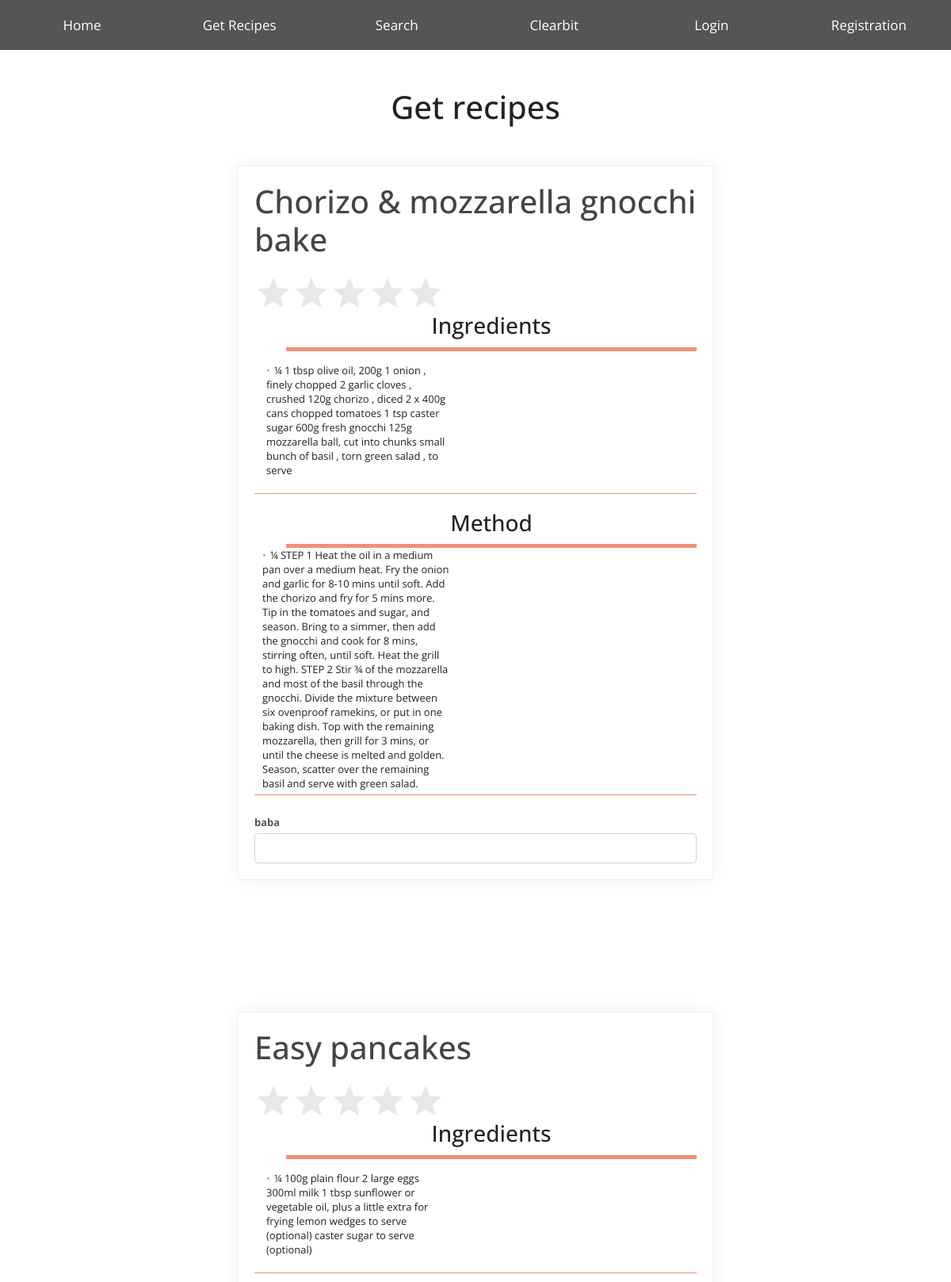
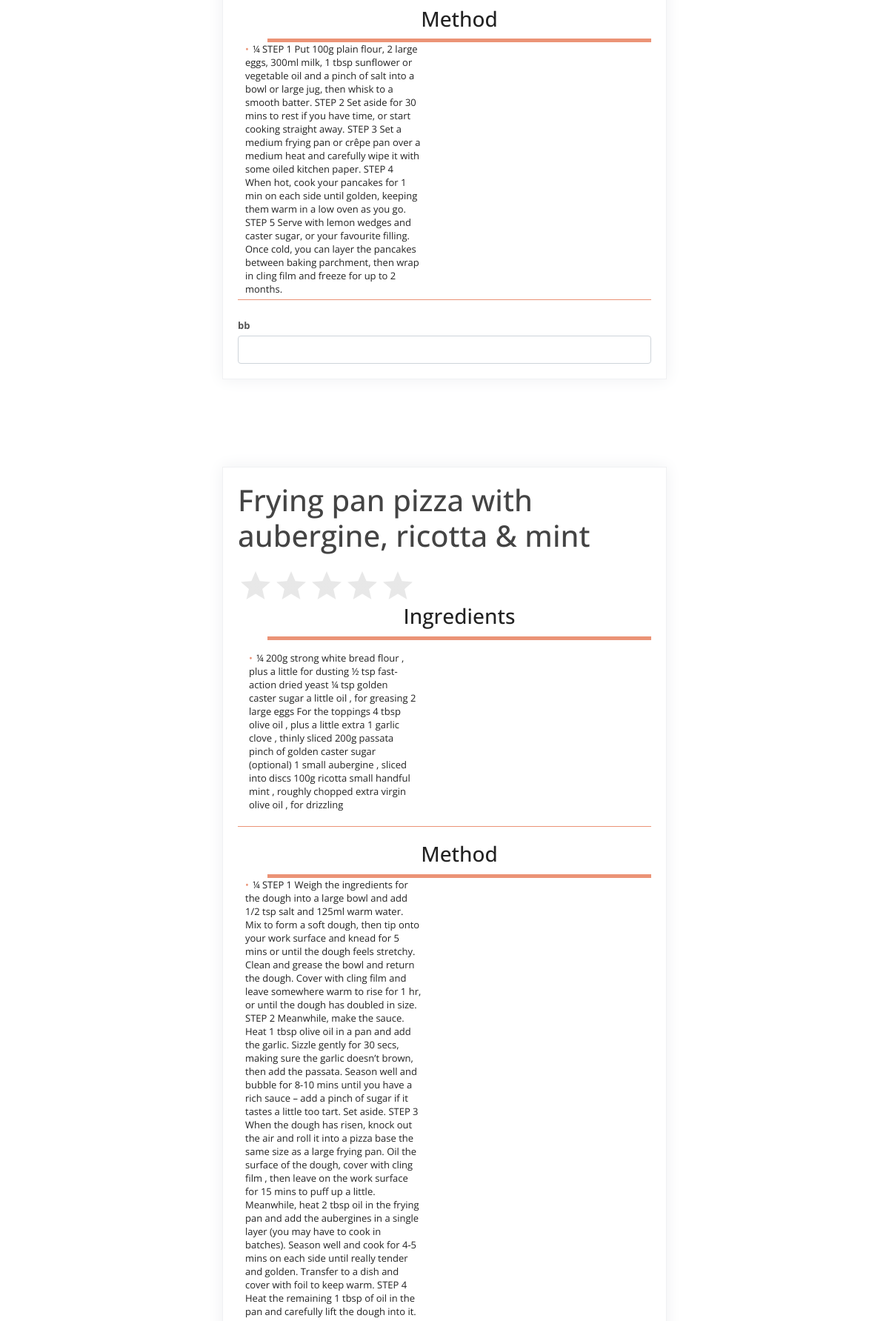
/get-recipes/ (upper part), run on the app's committed database (2 pictures, top to bottom).
### api/models.py (models this page shows, shortened)
class Recipes(models.Model):
    user = models.ForeignKey(User, on_delete=models.CASCADE, related_name="recipes", null=True)
    title = models.CharField(max_length=255)
    ingredient = models.TextField()
    recipe = models.TextField()
    author = models.CharField(default=User,max_length=255)
    rating = models.IntegerField()

### foodRecipes/views.py (the view)
# urls.py: path('get-recipes/', GetRecipe.as_view(), name="get-recipes"),
class GetRecipe(ListView):
    model = Recipes
    context_object_name = "recipe"
    template_name = "main/getRecipes.html"

### foodRecipes/templates/main/getRecipes.html (shortened to what this page needs)
{% extends 'main/base.html' %}
{% block content %}
{% load crispy_forms_tags %}
    <div class="container py-5">
        <h1 style="text-align: center;">Get recipes</h1>
        {% for i in recipe %}
        <div class='recipe-card' id="myForm">
            <div class="recipe-card__body">
                <h1 class="recipe-card__heading">{{i.title}}</h1>
                <div id="containerIntro">
                    <input
                    class="rating"
                    max="5"
                    readonly
                    step="0.01"
                    style="--fill:#777;--value:{{i.rating}}"
                    type="range"
                    value="3.37">
                </div>
                <ul class="recipe-card__nav">
                    <ol style="text-align: center;">
                        <h3 class="active">Ingredients</h3>
                    </ol>
                    <ul class="recipe-card__ingredients" style="margin: 15px;">
                        <li>&frac14; {{i.ingredient}}</li>
                    </ul>
                </ul>
                <ul class="recipe-card__nav">
                    <ol style="text-align: center;">
                        <h3 class="active">Method</h3>
                    </ol>
                    <ul class="recipe-card__ingredients">
                        <li>&frac14; {{i.recipe}}</li>
                    </ul>
                </ul>
                <h2 class="recipe-card__subhead" ><strong>{{i.author}}</strong></h2>
                <form method="post" action="{% url 'post-recipe' %}">{% csrf_token %}
                  <input id="author" class="form-control" type="number" name="author">
                </form>
            </div>
        </div>
            <br>
    </div>
        {% endfor %}
{% endblock %}

### foodRecipes/templates/main/base.html (shortened to what this page needs)
<!DOCTYPE html>
<html>
  <head>
    <link rel="stylesheet" href="https://cdn.jsdelivr.net/npm/bootstrap@4.3.1/dist/css/bootstrap.min.css">
  </head>
  <body style="margin: 0px;padding: 0px">
    <div class="navbar">
      <a href="{% url 'home' %}">Home</a>
      <a href="{% url 'get-recipes' %}">Get Recipes</a>
      <a href="{% url 'view-search' %}">Search</a>
      <a href="{% url 'view-clearbit' %}">Clearbit</a>
      <a href="http://localhost:8001/login/">Login</a>
      <a href="{% url 'registerForm' %}">Registration</a>
    </div>
    {% block content %}
    {% endblock %}
  </body>
</html>

### foodRecipes/templates/main/base.html (style rules this page uses)
.navbar { width: 100%; background-color: #555; overflow: auto; }
.navbar a { float: left; padding: 12px; color: white; text-decoration: none; font-size: 17px; width: 15%; text-align: center; }

### foodRecipes/templates/main/getRecipes.html (style rules this page uses)
body { background: #fff; font: 13px 'Open Sans', sans-serif; color: #222; }
.recipe-card { -webkit-box-shadow: 0px 0px 20px 1px rgba(240,241,243,1); -moz-box-shadow: 0px 0px 20px 1px rgba(240,241,243,1); box-shadow: 0px 0px 20px 1px rgba(240,241,243,1); border:1px solid #f0f1f3; width: 300px; margin: 50px auto; }
.recipe-card__body { padding: 20px; }
.recipe-card__heading { padding: 0; margin: 0 0 0; color: #444; }
.recipe-card__subhead { font-size: 13px; color: #555; margin-bottom: 30px; }
.recipe-card__ingredients { list-style: none; margin: 0; padding: 0; margin-left: 10px; column-count: 1; }
li { margin-bottom: 5px; }
li:before { content: '\2022'; color: #eb9376; margin-right: 5px; }
.recipe-card__nav { margin: 0 0 20px; padding: 0; border-bottom: 1px solid #eb9376; }
li { display: inline-block; margin-right: 30px }
h3 { margin: 0; padding: 0; }
h3:after { content: ''; display: block; width: 0%; padding-top: 10px; margin: 0 auto; border-bottom: 5px solid #eb9376; transition: width 250ms ease-in-out 0s; }
h3:hover:after, h3.active:after { width: 100%; }
@media (min-width:599px) { .recipe-card { width: 600px } }
@media (min-width:599px) { .recipe-card__ingredients { column-count: 2 } }
h2 { display: inline; vertical-align: top; font-family: 'Open Sans', sans-serif; font-size: 16px; line-height: 28px; }
.rating { --dir: right; --fill: gold; --fillbg: rgba(100, 100, 100, 0.15); --stars: 5; --starsize: 3rem; --symbol: var(--star); --value: 1; --w: calc(var(--stars) * var(--starsize)); --x: calc(100% * (var(--value) / var(--stars))); block-size: var(--starsize); inline-size: var(--w); position: relative; touch-action: manipulation; -webkit-appearance: none; margin-top: 20px; }
.rating, .rating-label { display: block; font-family: ui-sans-serif, system-ui, sans-serif; }

### data on the page
Recipes: title "Chorizo & mozzarella gnocchi bake", ingredient "1 tbsp olive oil, 200g 1 onion , finely chopped 2 garlic cloves , crushed 120g chorizo , diced 2 x 400g cans chopped tomatoes 1 tsp caster sugar 600g fresh gnocchi 125g mozzarella ball, cut into chunks small bunch of basil , torn green salad , to serve", recipe "STEP 1 Heat the oil in a medium pan over a medium heat. Fry the onion and garlic for 8-10 mins until soft. Add the chorizo and fry for 5 mins more. Tip in the tomatoes and sugar, and season. Bring to a simmer, then add the gnocchi and cook for 8 mins, stirring often, until soft. Heat the grill to high. STEP 2 Stir ¾ of the mozzarella and most of the basil through the gnocchi. Divide the mixture between six ovenproof ramekins, or put in one baking dish. Top with the remaining mozzarella, then grill for 3 mins, or until the cheese is melted and golden. Season, scatter over the remaining basil and serve with green salad.", author "baba"
Recipes: title "Easy pancakes", ingredient "100g plain flour 2 large eggs 300ml milk 1 tbsp sunflower or vegetable oil, plus a little extra for frying lemon wedges to serve (optional) caster sugar to serve (optional)", recipe "STEP 1 Put 100g plain flour, 2 large eggs, 300ml milk, 1 tbsp sunflower or vegetable oil and a pinch of salt into a bowl or large jug, then whisk to a smooth batter. STEP 2 Set aside for 30 mins to rest if you have time, or start cooking straight away. STEP 3 Set a medium frying pan or crêpe pan over a medium heat and carefully wipe it with some oiled kitchen paper. STEP 4 When hot, cook your pancakes for 1 min on each side until golden, keeping them warm in a low oven as you go. STEP 5 Serve with lemon wedges and caster sugar, or your favourite filling. Once cold, you can layer the pancakes between baking parchment, then wrap in cling film and freeze for up to 2 months.", author "bb"
Recipes: title "Frying pan pizza with aubergine, ricotta & mint", ingredient "200g strong white bread flour , plus a little for dusting ½ tsp fast-action dried yeast ¼ tsp golden caster sugar a little oil , for greasing 2 large eggs For the toppings 4 tbsp olive oil , plus a little extra 1 garlic clove , thinly sliced 200g passata pinch of golden caster sugar (optional) 1 small aubergine , sliced into discs 100g ricotta small handful mint , roughly chopped extra virgin olive oil , for drizzling"
